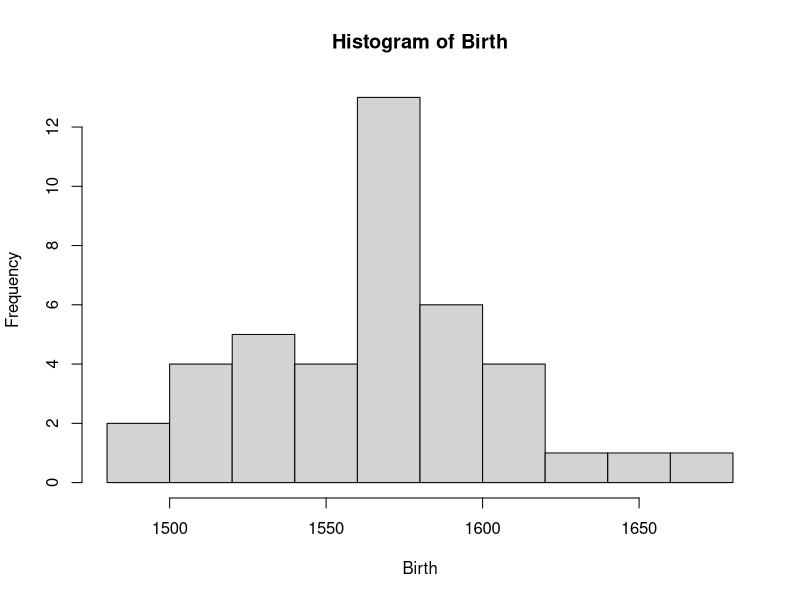
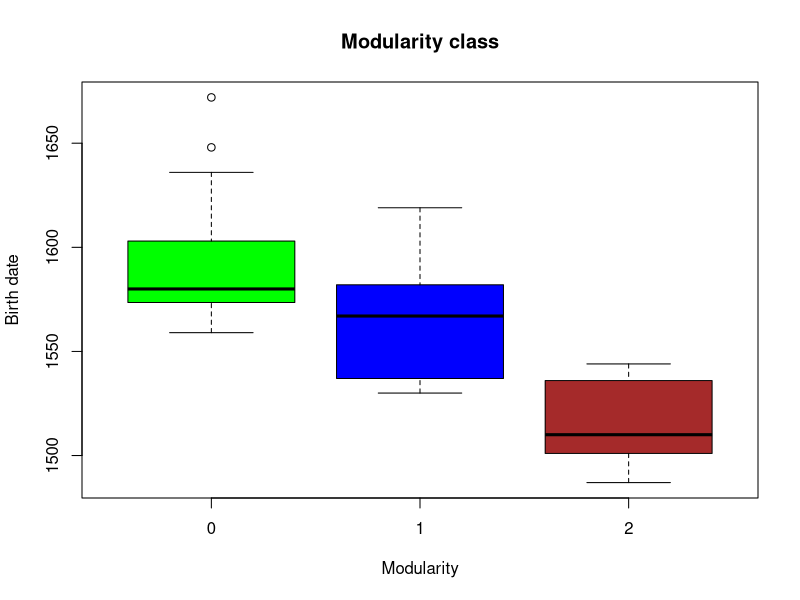

Write the R code that produced these figures, in order.
#####################################################################################
##                                                                                 ##
##    STYLISTIC CHANGE IN EARLY MODERN SPANISH POETRY                              ##
##    THROUGH NETWORK ANALYSIS                                                     ##
##    Paper by Laura Hernández-Lorenzo                                             ##
##    Script for the mathematical operations with the network                      ##
##                                                                                 ##
#####################################################################################

# Establecemos el directorio de trabajo donde está la tabla exportada de Gephi
setwd("Desktop")

# Importamos la tabla en R y guardamos los datos de las fechas de nacimiento
my.data = read.csv("ADSO table3.csv")
Birth = my.data[,15]

# Creamos un histograma para las fechas de nacimiento
hist(Birth)

# Creación del boxplot para evaluar la relación entre cronología y modularidad
Modularity = my.data[,20]
boxplot(Birth~Modularity, main = "Modularity class", ylab = "Birth date", col = c("green", "blue", "brown"))

# Para ver si existe una correlación entre fecha de nacimiento y centralidad en el grafo

# Calculamos la diferencia de cada fecha de nacimiento a la media y convertimos a valores absolutos
difference_to_mean_year = Birth - mean(Birth)
abs_difference_to_mean_year = abs(difference_to_mean_year)

# Guardamos los datos de closeness y harmonic closeness centrality
Closeness = my.data[,12]
Harmonic_closeness_centrality = my.data[,13]

# Creamos dos variables que incluyan los dos conjuntos de datos a testar (fecha de nacimiento + medida de centralidad)
x = abs_difference_to_mean_year
y = Closeness

# Generamos la regresión lineal
regression <- lm(x~y)

# Pedimos el resumen de resultados para ver el valor p obtenido
summary(regression)

# Excluimos a Joseph de Litala como outlier
Birth2 = my.data[-(4),15]
my.data2 = my.data[-(4),]

# Repetimos los procesos anteriores del análisis sin Joseph de Litala
difference_to_mean_year2 = Birth2 - mean(Birth2)
abs_difference_to_mean_year2 = abs(difference_to_mean_year2)
Closeness2 = my.data2[,12]
Harmonic_closeness_centrality2 = my.data2[,13]
x = abs_difference_to_mean_year2
y = Harmonic_closeness_centrality2
regression <- lm(x~y)
summary(regression)
